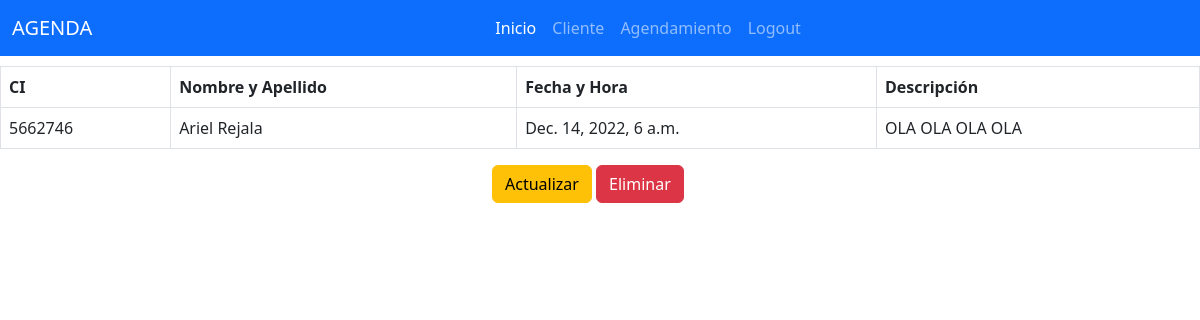
The app's page /basic_app/detalle_agenda/1/ with its own data.
### basic_app/models.py (models this page shows, shortened)
class Agenda(models.Model):
    cliente = models.ForeignKey(Cliente,related_name='Cliente',on_delete=models.CASCADE,verbose_name='Cédula del Cliente')
    fecha_hora = models.DateTimeField(unique=True,verbose_name='Fecha y Hora de la consulta')
    descripcion = models.TextField(verbose_name='Descripción')

class Cliente(models.Model):
    ci = models.PositiveIntegerField(unique=True,verbose_name='Cédula de Identidad')
    nombre = models.CharField(max_length=100,default='',verbose_name='Nombre')
    apellido = models.CharField(max_length=100,default='',verbose_name='Apellido')
    email = models.EmailField(max_length=100,default='',verbose_name='Email',unique=True)
    tel = models.CharField(max_length=20,default='',verbose_name='Teléfono')
    direccion = models.CharField(max_length=150,default='',verbose_name="Dirección")

### basic_app/views.py (the view)
# urls.py: path('detalle_agenda/<int:pk>/',views.detalle_agenda.as_view(),name='detalle_agenda'),
class detalle_agenda(DetailView):
    context_object_name = 'detalle_agenda'
    model = models.Agenda
    template_name = 'basic_app/detail_view_agenda.html'

### basic_app/templates/basic_app/detail_view_agenda.html
{% extends 'base.html' %}
{% block head_block %}
  <link href="/static/base.css" type="text/css" rel="stylesheet">
{% endblock %}
{% block body_block %}
  <table class="table table-bordered">
    <tr>
      <th>CI</th>
      <th>Nombre y Apellido</th>
      <th>Fecha y Hora</th>
      <th>Descripción</th>
    </tr>
    <tr>
      <td>{{ detalle_agenda.cliente.ci }}</td>
      <td>{{ detalle_agenda.cliente.nombre }} {{ detalle_agenda.cliente.apellido }}</td>
      <td>{{ detalle_agenda.fecha_hora }}</td>
      <td>{{ detalle_agenda.descripcion }}</td>
    </tr>
  </table>
  <a href="{% url 'basic_app:actualizar_agenda' pk=detalle_agenda.id %}" class="btn btn-warning" id="actualizar">Actualizar</a>
  <a href="{% url 'basic_app:eliminar_agenda' pk=detalle_agenda.id %}" class="btn btn-danger">Eliminar</a>
{% endblock %}

### static/base.css (style rules this page uses)
table { margin-top: 10px; }
#actualizar { margin-left: 41%; }

### records on screen
Agenda: cliente.ci "5662746", cliente.nombre "Ariel", cliente.apellido "Rejala", fecha_hora "Dec. 14, 2022, 6 a.m.", descripcion "OLA OLA OLA OLA"
